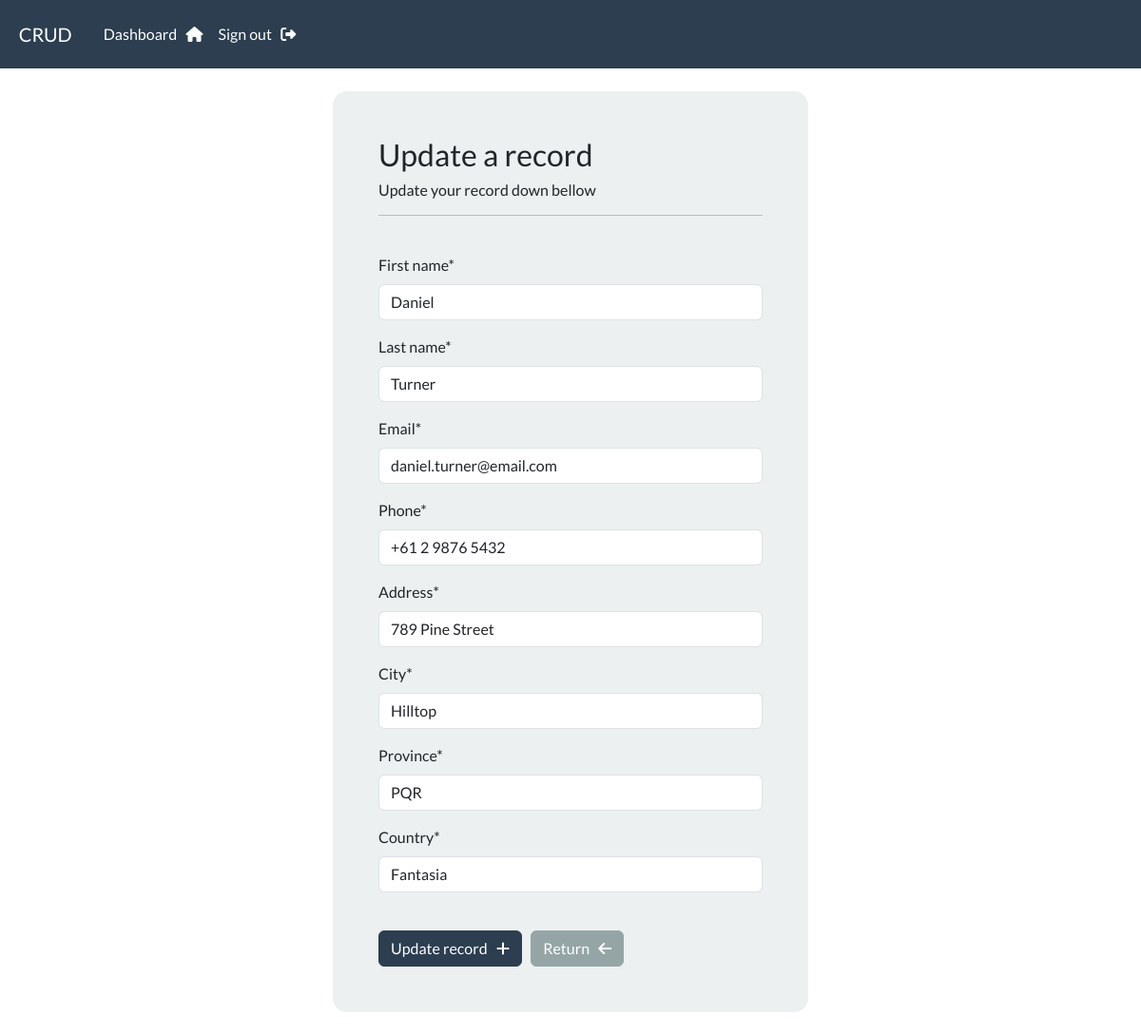
/update-record/5 (signed in), run on the app's committed database.
### webapp/models.py (models this page shows, shortened)
class Record(models.Model):
    creation_date = models.DateTimeField(auto_now_add=True)
    first_name = models.CharField(max_length=100)
    last_name = models.CharField(max_length=100)
    email = models.CharField(max_length=250)
    phone = models.CharField(max_length=20)
    address = models.CharField(max_length=300)
    city = models.CharField(max_length=250)
    province = models.CharField(max_length=220)
    country = models.CharField(max_length=125)

### webapp/views.py (the view)
# urls.py: path('update-record/<int:pk>',views.update_record, name="update-record"),
@login_required(login_url="my-login")
def update_record(request, pk):
    record = Record.objects.get(id=pk)
    form = UpdateRecordForm(instance=record)
    if request.method == "POST":
        form = UpdateRecordForm(request.POST, instance=record)
        if form.is_valid():
            form.save()
            messages.success(request, "Your record was updated!")
            return redirect("dashboard")
    context = {'form':form}
    return render(request, 'webapp/update-record.html', context=context)

### webapp/forms.py
class UpdateRecordForm(forms.ModelForm):
    class Meta:
        model = Record
        fields = ['first_name','last_name','email','phone','address','city','province','country']

### webapp/templates/webapp/update-record.html (shortened to what this page needs)
{% extends "webapp/base.html" %}
{% load crispy_forms_tags %}
{% block content %}
<body>
    <div class="container bg-light shadow-md p-5 form-layout">
        <h3>Update a record</h3>
        <h6> Update your record down bellow</h6>
        <hr>
        <br>
        <form method="POST" autocomplete="off" action="">
            {{form|crispy}}
            <br>
            <button type="submit" class="btn btn-primary">Update record &nbsp; <i class="fa-solid fa-plus"></i></button> &nbsp;
            <a href="{%url 'dashboard'%}" class="btn btn-secondary">Return &nbsp; <i class="fa-solid fa-arrow-left"></i></a>
        </form>
    </div>
    <br>
</body>
{% endblock content %}

### static/css/style.css (style rules this page uses)
.form-layout { border-radius: 15px; width: 500px; }

### data on the page
Record: first_name "Daniel", last_name "Turner", email "daniel.turner@email.com", phone "+61 2 9876 5432", address "789 Pine Street", city "Hilltop", province "PQR", country "Fantasia"
